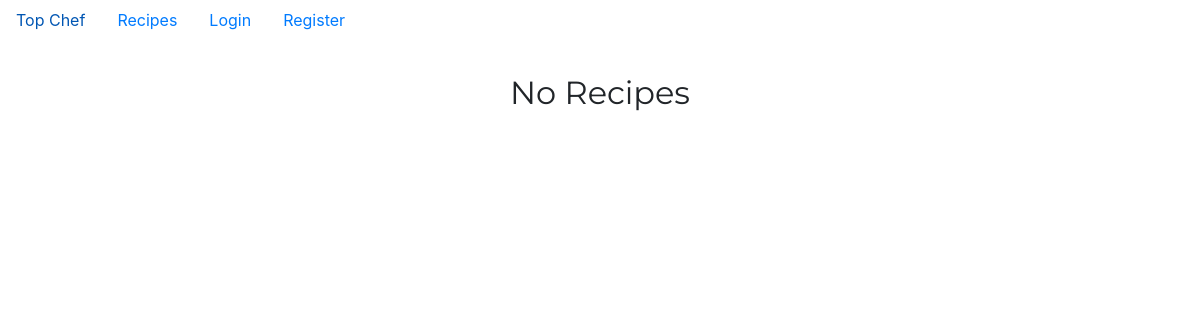
The page /recipe/recipe_list on the database as committed earlier.
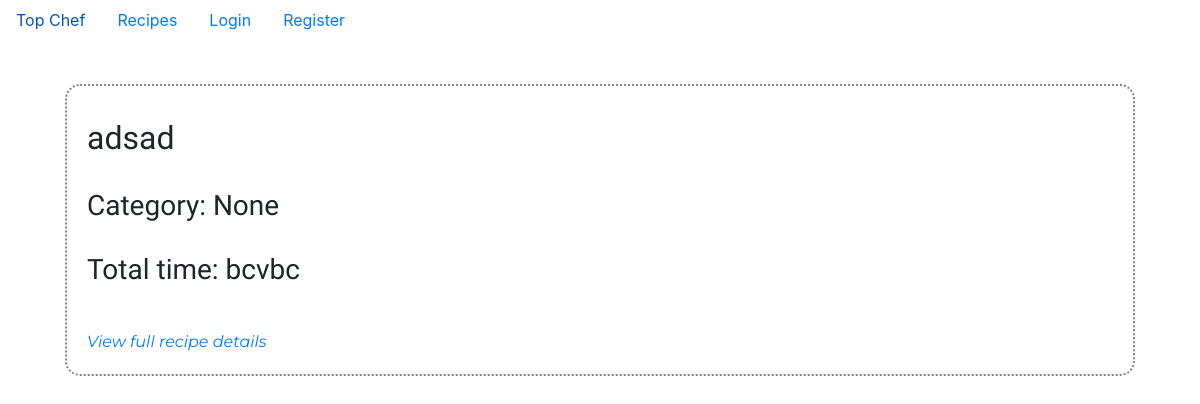
The same page on the database as committed later.
### recipeapp/models.py (models this page shows)
class Recipe(models.Model):
    user = models.ForeignKey(User, on_delete=models.CASCADE, related_name='author')
    category = models.ForeignKey(Category, on_delete=models.SET_NULL, related_name='category', null=True, blank=True)
    title = models.CharField(max_length=50)
    description = models.CharField(max_length=500)
    time = models.CharField(max_length=30)
    difficulty = models.CharField(max_length=20)
    serves = models.IntegerField()
    ingredients = models.CharField(max_length=400)
    method = models.CharField(max_length=800)
    rating = models.IntegerField(default=0)
    image = models.FileField(upload_to='media/', blank=True, null=True)

### recipeapp/views.py (the view)
# urls.py: path('recipe/recipe_list', recipe_list, name='recipe_list'),
def recipe_list(request):
    recipe_list = Recipe.objects.all()
    return render(request, 'recipe_list.html', {'recipe_list': recipe_list})

### recipeapp/templates/recipe_list.html (shortened to what this page needs)
{% extends 'base.html' %}
{% block content %}
<div class="container">
      <br />
      {% for recipe in recipe_list %}
        <div style="border: 2px dotted gray; border-radius:15px; padding:20px; margin:20px;">
            <h2  style="line-height: 2; text-align: left; font-family:Cookie; font-weight:300;"> {{ recipe.title}} </h2>
            <h3  style="line-height: 2; text-align: left; font-family:Cookie; font-weight:300;"> Category: {{recipe.category}} </h3>
            <h3  style="line-height: 2; text-align: left; font-family:Cookie; font-weight:300;"> Total time: {{recipe.time}} </h3>
            <br />
            <span style="line-height: 1.5; text-align: left; font-family:Montserrat; margin:auto; font-weight:400; font-style:italic">
                <a href="{% url 'recipe_detail' recipe.id %}"> View full recipe details </a>
            </span>
        </div>
      {% empty %}
        <h2  style="line-height: 1.8; text-align: center; font-family:Montserrat; font-weight:400; font-style:normal"> No Recipes </h2>
      {% endfor %}
</div>
{% endblock %}

Rows that differ between the two databases and show on the page:
added Recipe: title "adsad", category "None", time "bcvbc"
Other text that changed with them:
text no longer shown: "No Recipes"
